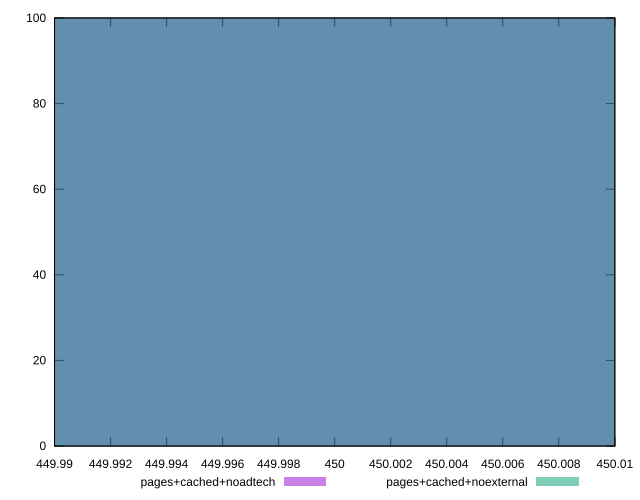

This figure's gnuplot source:
reset

$pagesCachedNoadtech <<EOF
450 100
EOF

$pagesCachedNoexternal <<EOF
450 100
EOF

set key outside below
set boxwidth 0.1
set xrange [449.99:450.01]
set yrange [0:100]
set trange [0:100]
set style fill transparent solid 0.5 noborder
set terminal svg size 640, 500 enhanced background rgb 'white'
set output "report_00008_2021-01-22T20:58:29.167/uses-text-compression/comparison/histogram/4_vs_5.svg"

plot $pagesCachedNoadtech title "pages+cached+noadtech" with boxes, \
     $pagesCachedNoexternal title "pages+cached+noexternal" with boxes

reset
